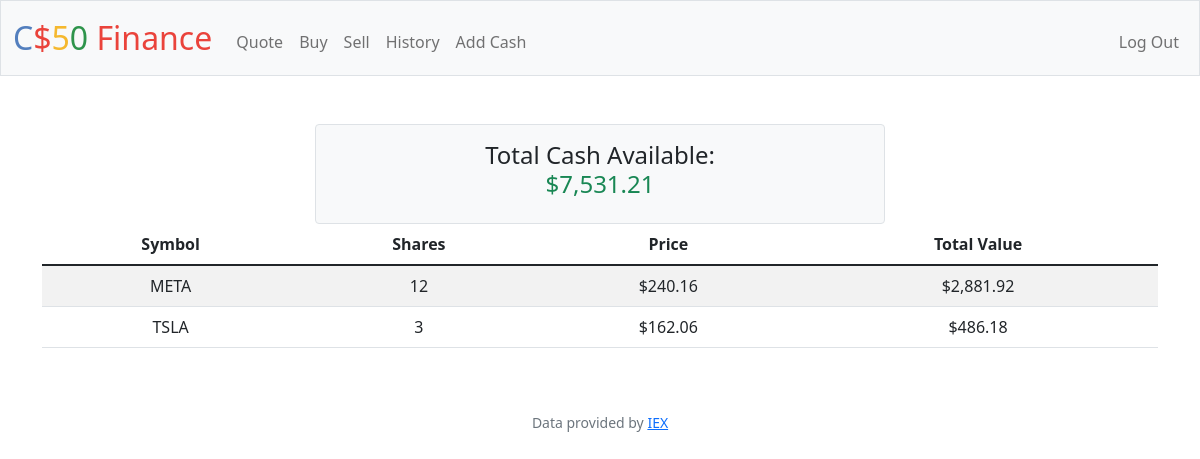
Screenshot of / (signed in) with the database file from the repository.
### tables this page shows
CREATE TABLE users (id INTEGER PRIMARY KEY AUTOINCREMENT NOT NULL, username TEXT NOT NULL, hash TEXT NOT NULL, cash NUMERIC NOT NULL DEFAULT 10000.00);

CREATE TABLE 'transactions' ('id' INTEGER PRIMARY KEY AUTOINCREMENT NOT NULL, 'user_id' INTEGER, 'symbol' TEXT, 'shares' INTEGER, 'price' REAL, 'date' DATETIME);

### app.py (the view)
@app.route("/")
@login_required
def index():
    user_id = session["user_id"]
    transactions_db = db.execute("SELECT symbol, SUM(shares) AS shares, price FROM transactions WHERE user_id = ? GROUP BY symbol", user_id)
    cash_db = db.execute("SELECT cash FROM users WHERE id = ?", user_id)
    cash = cash_db[0]["cash"]
    return render_template("index.html", database = transactions_db, cash = cash)

### app.py (called while the page is built)
@app.after_request
def after_request(response):
    response.headers["Cache-Control"] = "no-cache, no-store, must-revalidate"
    response.headers["Expires"] = 0
    response.headers["Pragma"] = "no-cache"
    return response

### helpers.py (called while the page is built)
def login_required(f):
    @wraps(f)
    def decorated_function(*args, **kwargs):
        if session.get("user_id") is None:
            return redirect("/login")
        return f(*args, **kwargs)
    return decorated_function

def usd(value):
    return f"${value:,.2f}"

### templates/index.html (shortened to what this page needs)
{% extends "layout.html" %}
{% block main %}
    <div class="container">
        <div class="row justify-content-center cash-box">
            <div class="col-6 border rounded p-3 bg-light text-center">
                <h4 class="mb-0">Total Cash Available:</h4>
                <h4 class="text-success">{{ cash | usd }}</h4>
            </div>
        </div>
        <div class="row">
            <div class="col-12">
                <div class="table-responsive">
                    <table class="table table-striped table-hover">
                        <thead class="thead-dark">
                            <tr>
                                <th>Symbol</th>
                                <th>Shares</th>
                                <th>Price</th>
                                <th>Total Value</th>
                            </tr>
                        </thead>
                        <tbody>
                            {% for row in database %}
                                {% if row["shares"] > 0 %}
                                <tr>
                                    <td>{{ row["symbol"] }}</td>
                                    <td>{{ row["shares"] }}</td>
                                    <td>{{ row["price"] | usd }}</td>
                                    <td>{{ (row["shares"] * row["price"]) | usd }}</td>
                                </tr>
                                {% endif %}
                            {% endfor %}
                        </tbody>
                    </table>
                </div>
            </div>
        </div>
    </div>
{% endblock %}

### rows the page displays
users: cash "$7,531.21"
transactions: symbol "META", shares "12", price "$240.16", shares "$2,881.92"
transactions: symbol "TSLA", shares "3", price "$162.06", shares "$486.18"
